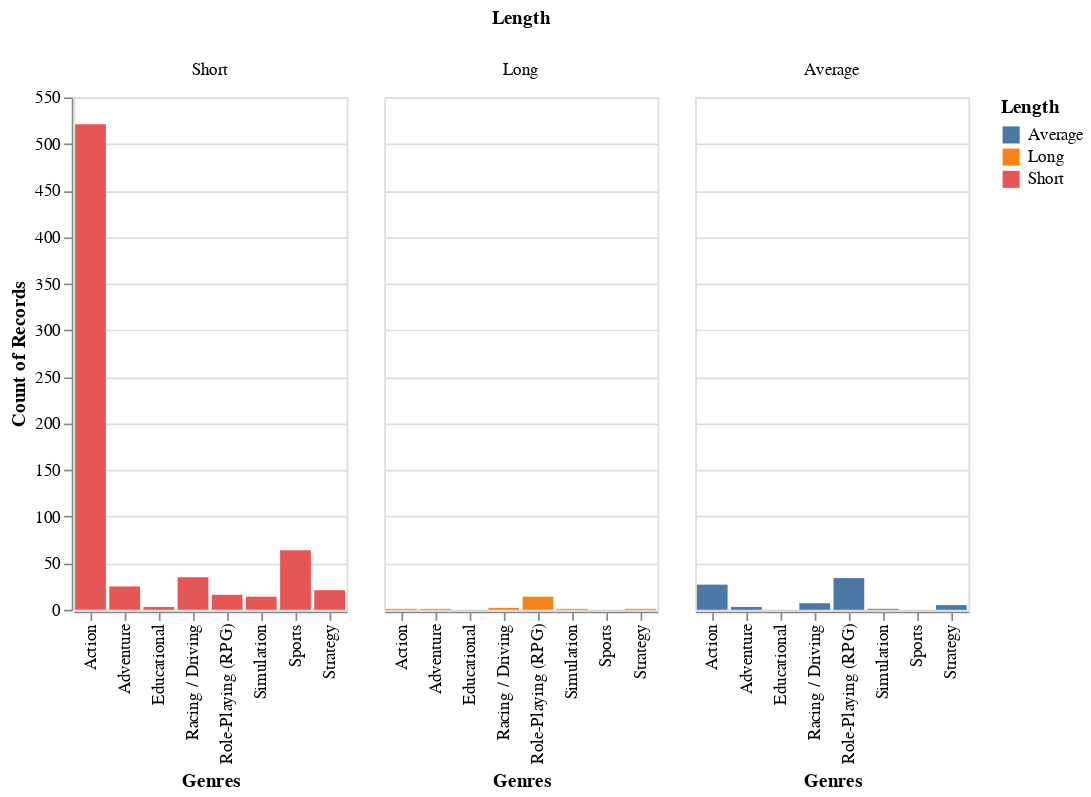

The code cell stored with this chart in its notebook:
### Markdown cell above
#### **Instructions**
1. **Context:**
    - We have a faceted bar chart. The `x` axis encodes the `Genres` column in the data and the columns encode the newly added category `Length`.
2. **Analyze Genres:**
    - Observe the bar charts to identify the top genre for the each length.
    - You can hover on the bars to get the exact frequency.
3. **Document Findings:**
    - Note down the most common Genre for each length based on your interactive analysis in a new markdown cell.

### Code cell
NEW_COLUMN = "Length"

chart = alt.Chart(df_task_3a).mark_bar().encode(
    x="Genres:N",
    y="count():Q",
    color=f"{NEW_COLUMN}:N",
    column=alt.Column(f"{NEW_COLUMN}:N").sort(["Short", "Average", "Long"]),
    tooltip="count()"
)
chart

### Figure 1 — Vega-Lite specification as saved in the notebook (floating-point values rounded to 4 significant figures; data arrays with more than 128 entries replaced by an {"elided": "..."} marker saying what was removed)
{"config": {"view": {"continuousWidth": 300, "continuousHeight": 300}}, "data": {"name": "data-a1a57245a0979c9178c38ae3199dc201"}, "mark": {"type": "bar"}, "encoding": {"color": {"field": "Length", "type": "nominal"}, "column": {"field": "Length", "sort": ["Short", "Average", "Long"], "type": "nominal"}, "tooltip": {"aggregate": "count", "type": "quantitative"}, "x": {"field": "Genres", "type": "nominal"}, "y": {"aggregate": "count", "type": "quantitative"}}, "$schema": "https://vega.github.io/schema/vega-lite/v5.15.1.json", "datasets": {"data-a1a57245a0979c9178c38ae3199dc201": {"elided": "796 records"}}}
